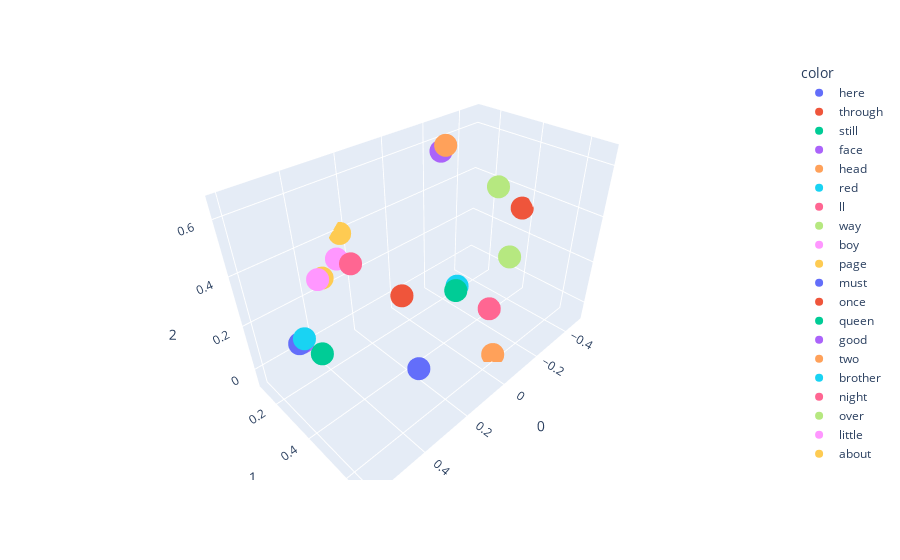

The code cell stored with this chart in its notebook:
### Code cell
# now it is possible to visualize the 3d vector through plotly
import plotly.express as px
fig=px.scatter_3d(X[100:120],x=0,y=1,z=2,color=y[100:120])
fig.show()

### Figure 1 — Plotly figure (JSON) as saved in the notebook; plotly's stock layout.template omitted (floating-point values rounded to 4 significant figures)
{"data": [{"hovertemplate": "color=here<br>0=%{x}<br>1=%{y}<br>2=%{z}<extra></extra>", "legendgroup": "here", "marker": {"color": "#636efa", "symbol": "circle"}, "mode": "markers", "name": "here", "scene": "scene", "showlegend": true, "type": "scatter3d", "x": [0.3988], "y": [0.6801], "z": [0.272]}, {"hovertemplate": "color=through<br>0=%{x}<br>1=%{y}<br>2=%{z}<extra></extra>", "legendgroup": "through", "marker": {"color": "#EF553B", "symbol": "circle"}, "mode": "markers", "name": "through", "scene": "scene", "showlegend": true, "type": "scatter3d", "x": [-0.4814], "y": [0.3704], "z": [0.3229]}, {"hovertemplate": "color=still<br>0=%{x}<br>1=%{y}<br>2=%{z}<extra></extra>", "legendgroup": "still", "marker": {"color": "#00cc96", "symbol": "circle"}, "mode": "markers", "name": "still", "scene": "scene", "showlegend": true, "type": "scatter3d", "x": [0.05131], "y": [0.498], "z": [0.2579]}, {"hovertemplate": "color=face<br>0=%{x}<br>1=%{y}<br>2=%{z}<extra></extra>", "legendgroup": "face", "marker": {"color": "#ab63fa", "symbol": "circle"}, "mode": "markers", "name": "face", "scene": "scene", "showlegend": true, "type": "scatter3d", "x": [-0.1649], "y": [0.2127], "z": [0.6121]}, {"hovertemplate": "color=head<br>0=%{x}<br>1=%{y}<br>2=%{z}<extra></extra>", "legendgroup": "head", "marker": {"color": "#FFA15A", "symbol": "circle"}, "mode": "markers", "name": "head", "scene": "scene", "showlegend": true, "type": "scatter3d", "x": [-0.1425], "y": [0.2565], "z": [0.6523]}, {"hovertemplate": "color=red<br>0=%{x}<br>1=%{y}<br>2=%{z}<extra></extra>", "legendgroup": "red", "marker": {"color": "#19d3f3", "symbol": "circle"}, "mode": "markers", "name": "red", "scene": "scene", "showlegend": true, "type": "scatter3d", "x": [-0.225], "y": [0.258], "z": [0.0009297]}, {"hovertemplate": "color=ll<br>0=%{x}<br>1=%{y}<br>2=%{z}<extra></extra>", "legendgroup": "ll", "marker": {"color": "#FF6692", "symbol": "circle"}, "mode": "markers", "name": "ll", "scene": "scene", "showlegend": true, "type": "scatter3d", "x": [0.3763], "y": [0.3704], "z": [0.4643]}, {"hovertemplate": "color=way<br>0=%{x}<br>1=%{y}<br>2=%{z}<extra></extra>", "legendgroup": "way", "marker": {"color": "#B6E880", "symbol": "circle"}, "mode": "markers", "name": "way", "scene": "scene", "showlegend": true, "type": "scatter3d", "x": [0.01145], "y": [0.6749], "z": [0.4602]}, {"hovertemplate": "color=boy<br>0=%{x}<br>1=%{y}<br>2=%{z}<extra></extra>", "legendgroup": "boy", "marker": {"color": "#FF97FF", "symbol": "circle"}, "mode": "markers", "name": "boy", "scene": "scene", "showlegend": true, "type": "scatter3d", "x": [0.3993], "y": [0.2056], "z": [0.3329]}, {"hovertemplate": "color=page<br>0=%{x}<br>1=%{y}<br>2=%{z}<extra></extra>", "legendgroup": "page", "marker": {"color": "#FECB52", "symbol": "circle"}, "mode": "markers", "name": "page", "scene": "scene", "showlegend": true, "type": "scatter3d", "x": [0.3723], "y": [0.1887], "z": [0.3166]}, {"hovertemplate": "color=must<br>0=%{x}<br>1=%{y}<br>2=%{z}<extra></extra>", "legendgroup": "must", "marker": {"color": "#636efa", "symbol": "circle"}, "mode": "markers", "name": "must", "scene": "scene", "showlegend": true, "type": "scatter3d", "x": [0.596], "y": [0.3989], "z": [0.3103]}, {"hovertemplate": "color=once<br>0=%{x}<br>1=%{y}<br>2=%{z}<extra></extra>", "legendgroup": "once", "marker": {"color": "#EF553B", "symbol": "circle"}, "mode": "markers", "name": "once", "scene": "scene", "showlegend": true, "type": "scatter3d", "x": [0.2588], "y": [0.4584], "z": [0.3285]}, {"hovertemplate": "color=queen<br>0=%{x}<br>1=%{y}<br>2=%{z}<extra></extra>", "legendgroup": "queen", "marker": {"color": "#00cc96", "symbol": "circle"}, "mode": "markers", "name": "queen", "scene": "scene", "showlegend": true, "type": "scatter3d", "x": [0.5415], "y": [0.4172], "z": [0.2453]}, {"hovertemplate": "color=good<br>0=%{x}<br>1=%{y}<br>2=%{z}<extra></extra>", "legendgroup": "good", "marker": {"color": "#ab63fa", "symbol": "circle"}, "mode": "markers", "name": "good", "scene": "scene", "showlegend": true, "type": "scatter3d", "x": [0.5828], "y": [0.3923], "z": [0.3026]}, {"hovertemplate": "color=two<br>0=%{x}<br>1=%{y}<br>2=%{z}<extra></extra>", "legendgroup": "two", "marker": {"color": "#FFA15A", "symbol": "circle"}, "mode": "markers", "name": "two", "scene": "scene", "showlegend": true, "type": "scatter3d", "x": [-0.06971], "y": [0.5886], "z": [-0.06532]}, {"hovertemplate": "color=brother<br>0=%{x}<br>1=%{y}<br>2=%{z}<extra></extra>", "legendgroup": "brother", "marker": {"color": "#19d3f3", "symbol": "circle"}, "mode": "markers", "name": "brother", "scene": "scene", "showlegend": true, "type": "scatter3d", "x": [0.5927], "y": [0.4271], "z": [0.3457]}, {"hovertemplate": "color=night<br>0=%{x}<br>1=%{y}<br>2=%{z}<extra></extra>", "legendgroup": "night", "marker": {"color": "#FF6692", "symbol": "circle"}, "mode": "markers", "name": "night", "scene": "scene", "showlegend": true, "type": "scatter3d", "x": [0.1031], "y": [0.6837], "z": [0.3167]}, {"hovertemplate": "color=over<br>0=%{x}<br>1=%{y}<br>2=%{z}<extra></extra>", "legendgroup": "over", "marker": {"color": "#B6E880", "symbol": "circle"}, "mode": "markers", "name": "over", "scene": "scene", "showlegend": true, "type": "scatter3d", "x": [-0.431], "y": [0.2797], "z": [0.4042]}, {"hovertemplate": "color=little<br>0=%{x}<br>1=%{y}<br>2=%{z}<extra></extra>", "legendgroup": "little", "marker": {"color": "#FF97FF", "symbol": "circle"}, "mode": "markers", "name": "little", "scene": "scene", "showlegend": true, "type": "scatter3d", "x": [0.28], "y": [0.1442], "z": [0.3275]}, {"hovertemplate": "color=about<br>0=%{x}<br>1=%{y}<br>2=%{z}<extra></extra>", "legendgroup": "about", "marker": {"color": "#FECB52", "symbol": "circle"}, "mode": "markers", "name": "about", "scene": "scene", "showlegend": true, "type": "scatter3d", "x": [0.2287], "y": [0.1043], "z": [0.3917]}], "layout": {"legend": {"title": {"text": "color"}, "tracegroupgap": 0}, "margin": {"t": 60}, "scene": {"domain": {"x": [0, 1], "y": [0, 1]}, "xaxis": {"title": {"text": "0"}}, "yaxis": {"title": {"text": "1"}}, "zaxis": {"title": {"text": "2"}}}}}
